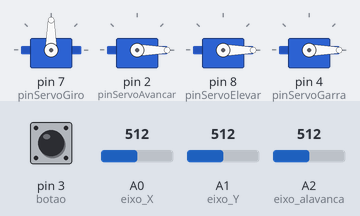
A sketch run on a simulated Arduino Uno, built with avr-gcc and run on an emulated ATmega328P. Parts: 4 × servo. The inputs (shaded band) are chosen by the test bench; at power-on: A0 (eixo_X) = 512, pin 3 (botao) HIGH, A1 (eixo_Y) = 512, A2 (eixo_alavanca) = 512.

Above: at 1.2 s.
1.3 s: A0 (eixo_X) set to 1015
2.8 s: A0 (eixo_X) set to 1023
At 3.18 s:
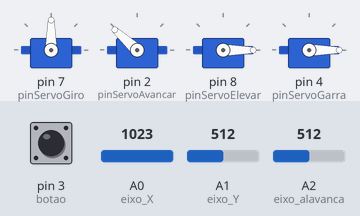
At 3.8 s:
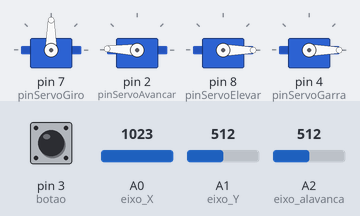
4.7 s: A0 (eixo_X) set to 0
At 5.07 s:
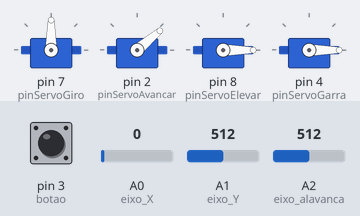
Timing chart, 0 to 7.7 s (numbered marks = the images above; inputs shaded):
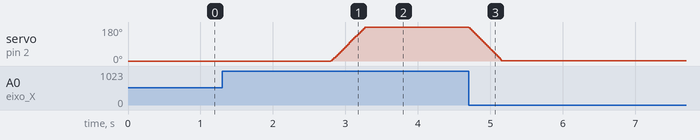

The sketch:

GarraRobotica.ino
```cpp
#include <Servo.h>

// =====================================================================================//
// SOBRE OS SERVOS...

// PORTA DIGITAL QUE CADA SERVO ESTÁ CONECTADO
const int pinServoAvancar = 2;
const int pinServoGarra   =  4;
const int pinServoGiro    =  7;
const int pinServoElevar  = 8;

// CLASSE COM OS COMANDOS DOS SERVOS
class ServoGarra {
    Servo servo;
    boolean isStuck = false;
    int posicao = 0;
  public:
    // CONFIGURA A PORTA DIGITAL DO SERVO MOTOR E SEU ANGULO INICIAL
    void setConfig(int porta, int anguloInicial) {
      servo.attach(porta);
      servo.write(anguloInicial);
      posicao = anguloInicial;
    }

    // FAZ O SERVO IR PRA FRENTE/CIMA/DIREITA
    void paraFrente () {
      int pos = posicao + 2;
      if (pos < 180) {
        servo.write(pos);
        posicao = pos;
      }
      delay(5);
    }

    // FAZ O SERVO IR PRA TRÁS/BAIXO/ESQUERDA
    void paraTras () {
      int pos = posicao - 2;
      if (pos > 0) {
        servo.write(pos);
        posicao = pos;
      }
      delay(5);
    }

    // ABRE E FECHA A GARRA
    void agarrar() {

      if (isStuck == false) {
        for (int i = 0; i < 90; i++) { // FECHA A GARRA
          servo.write(i);
          delay(2);
        }
        isStuck = true;
      }

      else {  // ABRE A GARRA
        for (int i = 90; i > 0; i--) {
          servo.write(i);
          delay(2);
        }
        isStuck = false;
      }

    }

};

// INSTÂNCIA AS CLASSES DO SERVO
ServoGarra girar, avancar, elevar, garra;

// =====================================================================================//
// SOBRE O JOYSTICK...
const int eixo_X = A0; //PINO REFERENTE A LIGAÇÃO DO EIXO X
const int eixo_Y = A1; //PINO REFERENTE A LIGAÇÃO DO EIXO Y
const int eixo_alavanca = A2; // PINO REFERENTE A LIGAÇÃO DA ALAVANCA
const int botao = 3; //PINO REFERENTE AO BOTÃO

void setup() {
  Serial.begin (9600);

  // CONFIGURA A PORTA E ANGULAGEM PADRÃO DE CADA SERVO
  girar.setConfig(pinServoGiro, 90);
  avancar.setConfig(pinServoAvancar, 0);
  elevar.setConfig(pinServoElevar, 0);
  garra.setConfig(pinServoGarra, 0);

  // ATIVA O RESISTOR INTERNO PARA O BOTAO
  pinMode (botao, INPUT_PULLUP);
}

void loop() {

  // LADO PARA "TRÁS" DO JOYSTICK || LEVANTA A GARRA
  if ((analogRead(eixo_X)) == 0) {
    avancar.paraTras();
  }

  // LADO PARA "FRENTE" DO JOYSTICK || ABAIXA A GARRA
  else if ((analogRead(eixo_X)) == 1023) {
    avancar.paraFrente();
  }

  // VIRA PRA "ESQUERDA" PELO JOYSTICK || VIRA A GARRA
  else if ((analogRead(eixo_Y)) == 0) {
    girar.paraTras();
  }

  // VIRA PRA  "DIRETA" PELO JOYSTICK || VIRA A GARRA
  else if ((analogRead(eixo_Y)) == 1023) {
    girar.paraFrente();
  }

  // BOTÃO DO JOYSTICK
  else if (digitalRead(botao) == LOW) {
    garra.agarrar();
  }

  // VIRA PRA "CIMA" PELO JOYSTICK
  else if ((analogRead(eixo_alavanca)) == 0) { //SE LEITURA FOR IGUAL A 0, FAZ
    elevar.paraTras();
  }

  // VIRA PRA "BAIXO" PELO JOYSTICK
  else if ((analogRead(eixo_alavanca)) == 1023) { //SE LEITURA FOR IGUAL A 1023, FAZ
    elevar.paraFrente();
  }

}
```

Measured:
- the behaviour switches between 1022 and 1023 on A0 (eixo_X) (found by bisection; images 0 and 1)
- after the input at 1.3 s, every drawn part: stays the same
- after the input at 2.8 s, servo on pin 2 (pinServoAvancar): moves from 0° to 178° over 0.47 s, starting at once
- after the input at 4.7 s, servo on pin 2 (pinServoAvancar): moves from 178° to 2° over 0.45 s, starting at once
